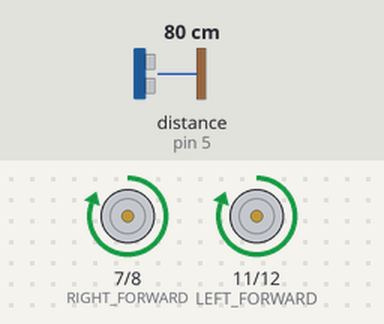
Recording of a sketch running on a simulated Arduino Uno, built with avr-gcc and run on an emulated ATmega328P. Parts: motor-driver pin pairs drawn as motors (green arrow = first pin HIGH = forward, orange = second pin HIGH = backward, longer = more drive). Inputs (shaded band) come from the test bench; at power-on: distance to the obstacle (sensor on pin 5) 80 cm. The echo pulse lasts 58.3 µs per cm. At 26.4 s the program stops and its outputs stay as they are.

Above: at 0.1 s.
At 5.3 s:
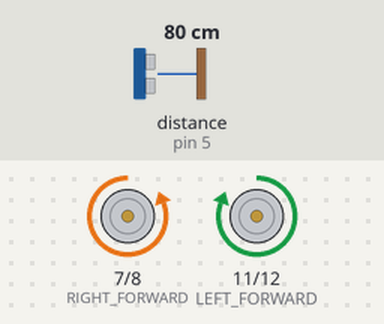
At 21.5 s:
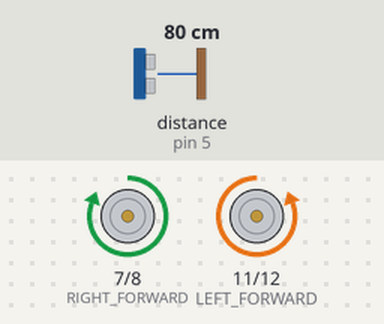
At 26.4 s:
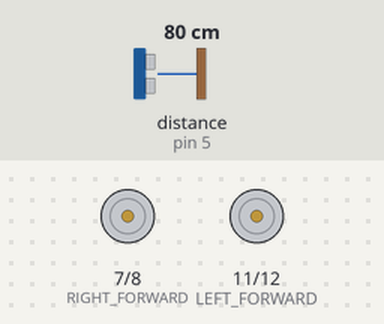
Timing chart, 0 to 27.9 s (numbered marks = the images above):
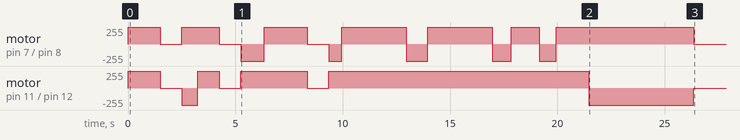

The sketch:

SHOW_code.ino
```cpp
#include <NewPing.h>

#define TRIGGER_PIN  4  // Arduino pin tied to trigger pin on the ultrasonic sensor.
#define ECHO_PIN     5  // Arduino pin tied to echo pin on the ultrasonic sensor.
#define MAX_DISTANCE 200 // Maximum distance we want to ping for (in centimeters). Maximum sensor distance is rated at 400-500cm.

NewPing sonar(TRIGGER_PIN, ECHO_PIN, MAX_DISTANCE); // NewPing setup of pins and maximum distance.

const int ULTRA_TRIG = 4;
const int ULTRA_ECHO = 5;
const int RIGHT_FORWARD = 7;
const int RIGHT_BACK = 8;
const int POWER_RIGHT = 9;
const int POWER_LEFT = 10;
const int LEFT_FORWARD = 11;
const int LEFT_BACK = 12;

void setup() {
  pinMode(RIGHT_FORWARD, OUTPUT);
  pinMode(RIGHT_BACK, OUTPUT);
  pinMode(POWER_RIGHT, OUTPUT);
  pinMode(POWER_LEFT, OUTPUT);
  pinMode(LEFT_FORWARD, OUTPUT);
  pinMode(LEFT_BACK, OUTPUT);
  Serial.begin(115200);
  sonar.ping_cm();
}

void reverse(int milliseconds){
  analogWrite(POWER_RIGHT, 255);
  analogWrite(POWER_LEFT, 215);
  digitalWrite(LEFT_BACK, HIGH);
  digitalWrite(RIGHT_BACK, HIGH);
  digitalWrite(LEFT_FORWARD, LOW);
  digitalWrite(RIGHT_FORWARD, LOW);
  delay(milliseconds);
}

void forwards(int milliseconds){
  analogWrite(POWER_RIGHT, 155);
  analogWrite(POWER_LEFT, 115);
  digitalWrite(LEFT_FORWARD, HIGH);
  digitalWrite(RIGHT_FORWARD, HIGH);
  digitalWrite(LEFT_BACK, LOW);
  digitalWrite(RIGHT_BACK, LOW);
  delay(milliseconds);
}

void left(int milliseconds){
  analogWrite(POWER_LEFT, 255);
  analogWrite(POWER_RIGHT, 255);
  delay(milliseconds);
}

void right(int milliseconds){
  analogWrite(POWER_RIGHT, 255);
  analogWrite(POWER_LEFT, 255);
  delay(milliseconds);
}

void HARD_RIGHT(int milliseconds){
    analogWrite(POWER_LEFT, 255);
    analogWrite(POWER_RIGHT, 255);
    digitalWrite(LEFT_FORWARD, HIGH);
    digitalWrite(RIGHT_BACK, HIGH);
    digitalWrite(LEFT_BACK, LOW);
    digitalWrite(RIGHT_FORWARD, LOW);
    delay(milliseconds);

}
void HARD_LEFT(int milliseconds){
    analogWrite(POWER_LEFT, 255);
    analogWrite(POWER_RIGHT, 255);
    digitalWrite(LEFT_FORWARD, LOW);
    digitalWrite(RIGHT_BACK, LOW);
    digitalWrite(LEFT_BACK, HIGH);
    digitalWrite(RIGHT_FORWARD, HIGH);
    delay(milliseconds);
}

void STOP(){
    digitalWrite(LEFT_FORWARD, LOW);
    digitalWrite(RIGHT_BACK, LOW);
    digitalWrite(LEFT_BACK, LOW);
    digitalWrite(RIGHT_FORWARD, LOW);
}

void spin360(){
  HARD_LEFT(2900);

}

void loop(){
     //Serial.print("Ping: ");
     //Serial.print(sonar.ping_cm());
     //Serial.println("cm");
     forwards(1500);
     STOP();
     delay(500);
     //spin360();
     delay(500);
     HARD_LEFT(250);
     delay(500);
     forwards(1000);
     STOP();
     delay(500);
     //spin360();
     STOP();
     delay(500);
     HARD_RIGHT(600);
     delay(500);
     forwards(2000);
     STOP();
     delay(500);
     //spin360();
     STOP();
     delay(500);
     HARD_RIGHT(600);
     forwards(2000);
     delay(500);
     //spin360();
     delay(500);
     HARD_RIGHT(1000);
     forwards(2000);
     delay(500);
     //spin360();
     delay(500);
     HARD_RIGHT(900);
     forwards(800);
     delay(500);
     HARD_RIGHT(800);
     forwards(1000);
     delay(500);
     spin360();
     delay(2000);
     STOP();
     exit(0);

        }
```

Measured:
- by itself, motor on pin 7 (RIGHT_FORWARD) / pin 8 (RIGHT_BACK): stopped → forward 255/255 at 0.01 s, → stopped 1.5 s later, → forward 255/255 1.0 s later, → stopped 1.8 s later, … (16 changes in this stretch)
- by itself, motor on pin 11 (LEFT_FORWARD) / pin 12 (LEFT_BACK): stopped → forward 255/255 at 0.01 s, → stopped 1.5 s later, → backward 255/255 1.0 s later, → forward 255/255 0.75 s later, … (10 changes in this stretch)
